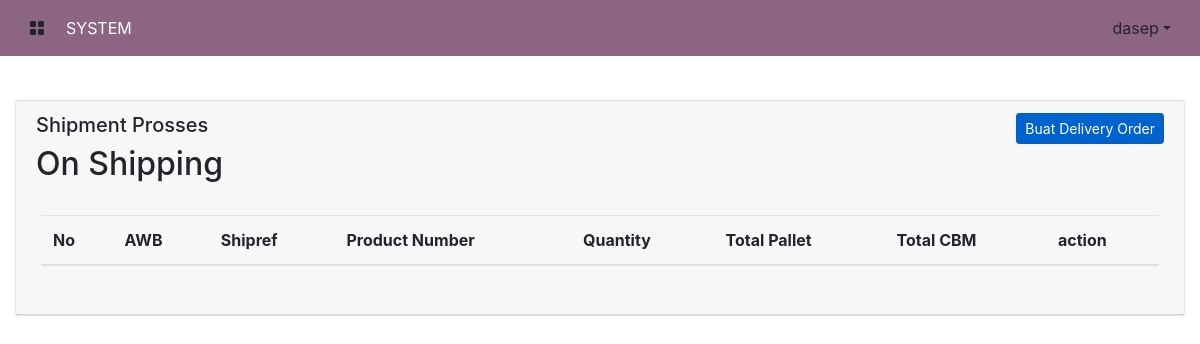
/index.php/i/p_requirment (signed in), run on an earlier commit of the app's database.
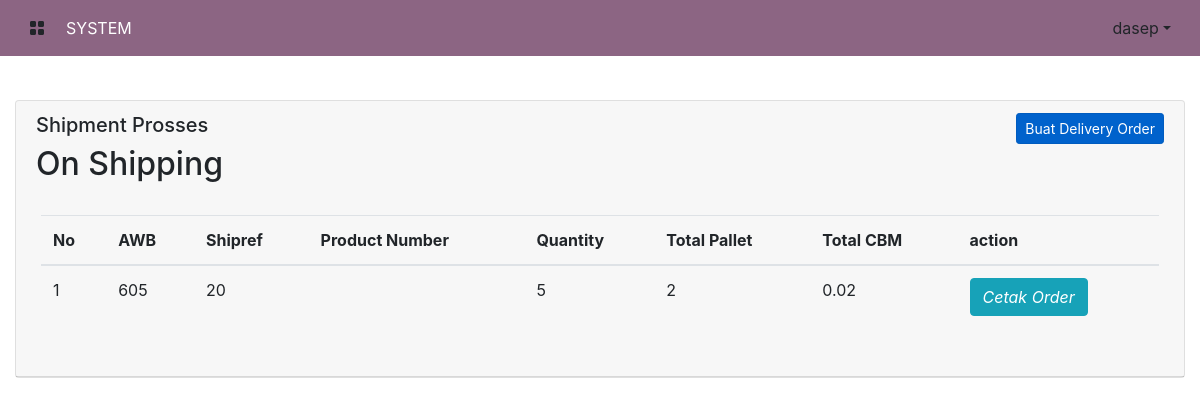
And on a later commit of the database.
### tables this page shows
CREATE TABLE `akun` (
  `id` int(11) NOT NULL AUTO_INCREMENT,
  `email` varchar(255) DEFAULT NULL,
  `nama` varchar(255) DEFAULT NULL,
  `password` varchar(255) DEFAULT NULL,
  `role_id` varchar(3) DEFAULT NULL,
  PRIMARY KEY (`id`)
);

CREATE TABLE `i_delivery_order` (
  `id` int(11) NOT NULL AUTO_INCREMENT,
  `awb` varchar(255) DEFAULT NULL,
  `shipref` varchar(255) DEFAULT NULL,
  `product_number` varchar(255) DEFAULT NULL,
  `product_desc` varchar(255) DEFAULT NULL,
  `po_number` varchar(100) DEFAULT NULL,
  `quantity` varchar(255) DEFAULT NULL,
  `pallet` varchar(255) DEFAULT NULL,
  `total_cbm` varchar(255) DEFAULT NULL,
  `shipment` varchar(200) DEFAULT NULL,
  `truck` varchar(100) DEFAULT NULL,
  `spesial_instruct` varchar(255) DEFAULT NULL,
  `tanggal` date DEFAULT NULL,
  `supir` varchar(100) DEFAULT NULL,
  `status` varchar(200) DEFAULT NULL,
  `customer` varchar(100) DEFAULT NULL,
  PRIMARY KEY (`id`)
);

### application/controllers/i/P_requirment.php (called while the page is built, shortened)
<?php
class P_requirment  extends CI_Controller
{
    function index()
    {
        $data = array(
           'akun' => $this->db->get_where('akun',array('email' => $this->session->userdata('email')))->row(),
           'url'  => $this->uri->segment(2),
           'delivery_order' => $this->inventory_model->sc_control('i_delivery_order')->result(),
        );
        $this->load->view('template/header',$data);
        $this->load->view('inventory/delivery_order',$data);
        $this->load->view('template/footer');
    }
}

### index.php (called while the page is built, shortened)
<?php
require_once BASEPATH.'core/CodeIgniter.php';

### application/models/inventory_model.php (called while the page is built, shortened)
<?php
class Inventory_model extends CI_Model
{
	function sc_control($table)
	{
		return  $this->db->get($table);
	}
}

### application/views/inventory/delivery_order.php (the view, shortened to what this page needs)
<div id="responsive" class="container-fluid ">
  <div class="row">
    <div class="col-12">
      <div class="card card-chart">
        <div class="card-header ">
          <div class="row">
            <div class="col-sm-6 text-left">
              <h5 class="card-category">Shipment Prosses</h5>
              <h2 class="card-title">On Shipping</h2>
            </div>
            <div class="col-sm-6">
              <a type="button" class="btn btn-sm btn-primary btn-simple active float-right" href="<?php echo base_url("i/P_requirment/") ?>p_rq">
                Buat Delivery Order
              </a>
            </div>
            <div class="card-body">
              <table id="table_id" class="table striped">
                <thead>
                  <tr>
                    <th>No</th>
                    <th>AWB</th>
                    <th>Shipref</th>
                    <th>Product Number</th>
                    <th>Quantity</th>
                    <th>Total Pallet</th>
                    <th>Total CBM</th>
                    <th>action</th>
                  </tr>
                </thead>
                <tbody>
                  <?php $no = 1;
                  foreach ($delivery_order as $gg) : ?>
                    <tr>
                      <td><?= $no++ ?></td>
                      <td><?= $gg->awb ?></td>
                      <td><?= $gg->shipref ?></td>
                      <td><?= $gg->product_number ?></td>
                      <td><?= $gg->quantity ?></td>
                      <td><?= $gg->pallet ?></td>
                      <td><?= $gg->total_cbm ?></td>
                      <td><a href="<?= base_url('i/P_requirment/CetakDO/' . $gg->awb) ?>" target="_blank" class="btn btn-info btn-fab btn-fab-mini btn-round">
                          <i class="tim-icons icon-delivery-fast">Cetak Order</i>
                        </a></td>
                    </tr>
                  <?php endforeach ?>
                </tbody>
              </table>
            </div>
          </div>
        </div>
      </div>
    </div>
  </div>

### application/views/template/header.php (shortened to what this page needs)
<!doctype html>
<html lang="en">
  <head>
    <link rel="stylesheet" href="<?= base_url('assets/css/')?>bootstrap.css">
    <link rel="stylesheet" href="<?= base_url('assets/css/')?>custome.css">
    <link rel="stylesheet" href="<?= base_url('assets/css/')?>bootstrap.min.css">
    <link rel="stylesheet" href="<?= base_url('assets/css/')?>bootstrap-grid.css">
    <link rel="stylesheet" href="<?= base_url('assets/css/')?>bootstrap-grid.min.css">
    <link rel="stylesheet" type="text/css" href="https://cdn.datatables.net/v/dt/jqc-1.12.4/dt-1.11.0/b-2.0.0/sl-1.3.3/datatables.min.css"/>
    <link rel="stylesheet" href="<?= base_url('assets/css/')?>glightbox.min.css" />
  </head>
  <body>
   <div id="wrapper" class="toggled">
   <header>
        <nav class="navbar navbar-expand-md navbar-dark fixed-top" style="background-color:#8c6583;">
            <a href="#menu-toggle" class="btn btn-default" id="menu-toggle"><i class="bi bi-grid-fill"></i></a>
          <div class="collapse navbar-collapse" id="navbarCollapse">
            <ul class="navbar-nav mr-auto">
              <li class="nav-item active">
                <a class="nav-link" href="#">SYSTEM<span class="sr-only"></span></a>
              </li>
            </ul>
          <div class="dropdown nav-item">
          <a href="#" class=" btn btn-default dropdown-toggle" data-toggle="dropdown">
            <?= $akun->nama?></a>
          </div>
          </div>
        </nav>
    </header>

### application/views/template/footer.php (shortened to what this page needs)
    </div>
        </div>
</body>
</html>

### assets/css/custome.css (style rules this page uses)
#wrapper { padding-left: 0; -webkit-transition: all 0.5s ease; -moz-transition: all 0.5s ease; -o-transition: all 0.5s ease; transition: all 0.5s ease; }
#wrapper.toggled { padding-left: 250px; }
@media (min-width:768px) { #wrapper { padding-left: 250px; } }
@media (min-width:768px) { #wrapper.toggled { padding-left: 0; } }

### application/views/template/header.php (style rules this page uses)
#responsive { margin-top:0; padding-top:100px; position:absolute; }

What changed in the data, as far as the page shows it:
added i_delivery_order: awb "605", shipref "20", quantity "5", pallet "2", total_cbm "0.02"
